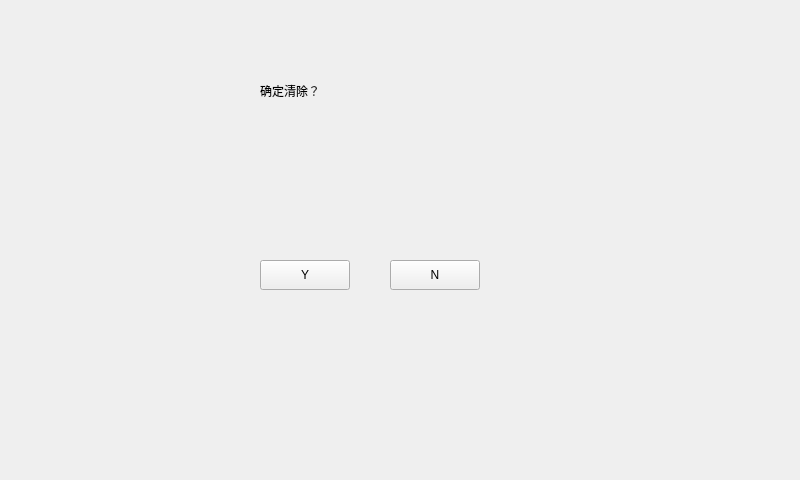
<?xml version="1.0" encoding="UTF-8"?>
<ui version="4.0">
 <class>ConfirmClean</class>
 <widget class="QWidget" name="ConfirmClean">
  <property name="geometry">
   <rect>
    <x>0</x>
    <y>0</y>
    <width>800</width>
    <height>480</height>
   </rect>
  </property>
  <property name="windowTitle">
   <string>Form</string>
  </property>
  <widget class="QPushButton" name="pushButton">
   <property name="geometry">
    <rect>
     <x>260</x>
     <y>260</y>
     <width>90</width>
     <height>30</height>
    </rect>
   </property>
   <property name="text">
    <string>Y</string>
   </property>
  </widget>
  <widget class="QPushButton" name="pushButton_2">
   <property name="geometry">
    <rect>
     <x>390</x>
     <y>260</y>
     <width>90</width>
     <height>30</height>
    </rect>
   </property>
   <property name="text">
    <string>N</string>
   </property>
  </widget>
  <widget class="QLabel" name="label">
   <property name="geometry">
    <rect>
     <x>260</x>
     <y>70</y>
     <width>201</width>
     <height>41</height>
    </rect>
   </property>
   <property name="text">
    <string>确定清除？</string>
   </property>
  </widget>
 </widget>
 <resources/>
 <connections/>
</ui>
